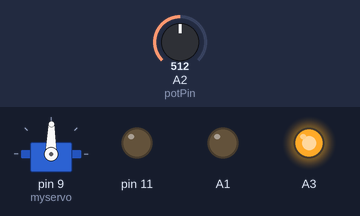
Recording of a sketch running on a simulated Arduino Uno, built with avr-gcc and run on an emulated ATmega328P. On the bench: servo, output pins drawn as LEDs (lit = HIGH). Inputs (shaded band) come from the test bench; at power-on: A2 (potPin) = 512.

Above: at 4.2 s.
4.3 s: A2 (potPin) set to 716
At 4.8 s:
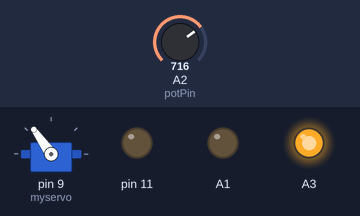
5.8 s: A2 (potPin) set to 900
At 6.1 s:
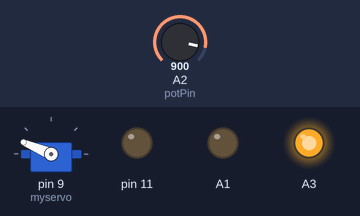
7.3 s: A2 (potPin) set to 1023
At 8.3 s:
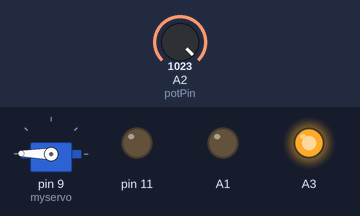
8.8 s: A2 (potPin) set to 306
At 9.6 s:
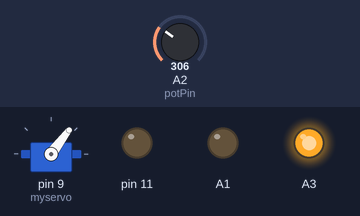
10.3 s: A2 (potPin) set to 122
At 10.6 s:
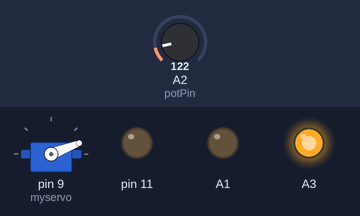
11.8 s: A2 (potPin) set to 0
At 13.1 s:
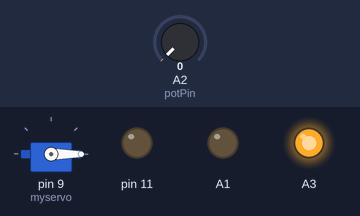
Timing chart, 0 to 14.3 s (numbered marks = the images above; inputs shaded):
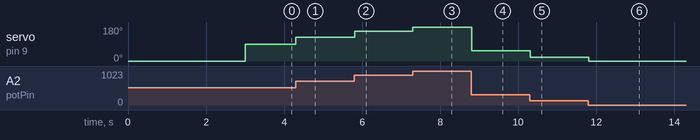

Measured:
- after the input at 4.3 s, servo on pin 9 (myservo): 89° → 125° at once
- after the input at 5.8 s, servo on pin 9 (myservo): 125° → 157° at once
- after the input at 7.3 s, servo on pin 9 (myservo): 157° → 179° at once
- after the input at 8.8 s, servo on pin 9 (myservo): 179° → 53° at once
- after the input at 10.3 s, servo on pin 9 (myservo): 53° → 21° at once
- after the input at 11.8 s, servo on pin 9 (myservo): 21° → 0° at once

The sketch:

CNC_spindle_pot.ino
```cpp
// Controlling a servo position using a potentiometer (variable resistor)
// for the high speed brushless spindle by Alex Shure, 10.11.2011
// Update with 980-2000 pulse range, 20120801 Alex Shure
// Update with 980-1900 PPM range, without pot, 20130716 Alex Shure

#include <Servo.h>

Servo myservo;  // create servo object to control a servo

int potPin = A2;  // analog pin used to connect the potentiometer
int spindleStatePin=10;
int val;    // variable to read the value from the analog pin
int spindleState=0;


void setup()
{
  pinMode(A1,OUTPUT);
  pinMode(A2,INPUT);
  pinMode(A3,OUTPUT);
  pinMode(10,INPUT);
  pinMode(11,OUTPUT);
  digitalWrite(A1,LOW);
  digitalWrite(A3,HIGH); //^pot
  digitalWrite(11,LOW); //servo three pin low


  myservo.attach(9,980,1900);  // attaches the servo on pin 9 to the servo object
  pinMode(spindleStatePin,INPUT);
  pinMode(potPin,INPUT);
  digitalWrite(spindleStatePin,HIGH); //activate pull-up
  spindleState=0;
  myservo.write(0);  // sets the servo position to 90
  delay(3000);
}

void loop()
{
//  spindleState=digitalRead(spindleStatePin);
  spindleState=0;
  val = analogRead(potPin);            // reads the value of the potentiometer (value between 0 and 1023)
  val = map(val, 0, 1023, 0, 179);     // scale it to use it with the servo (value between 0 and 180)
//  val = 179;
  if (spindleState==0){
  myservo.write(val);                  // sets the servo position according to the scaled value
  digitalWrite(13,HIGH);
  }
  if (spindleState==1){
  myservo.write(0);  // sets the servo position to 90
  digitalWrite(13,LOW);
  }

  delay(10);                           // waits for the servo to get there
}
```
